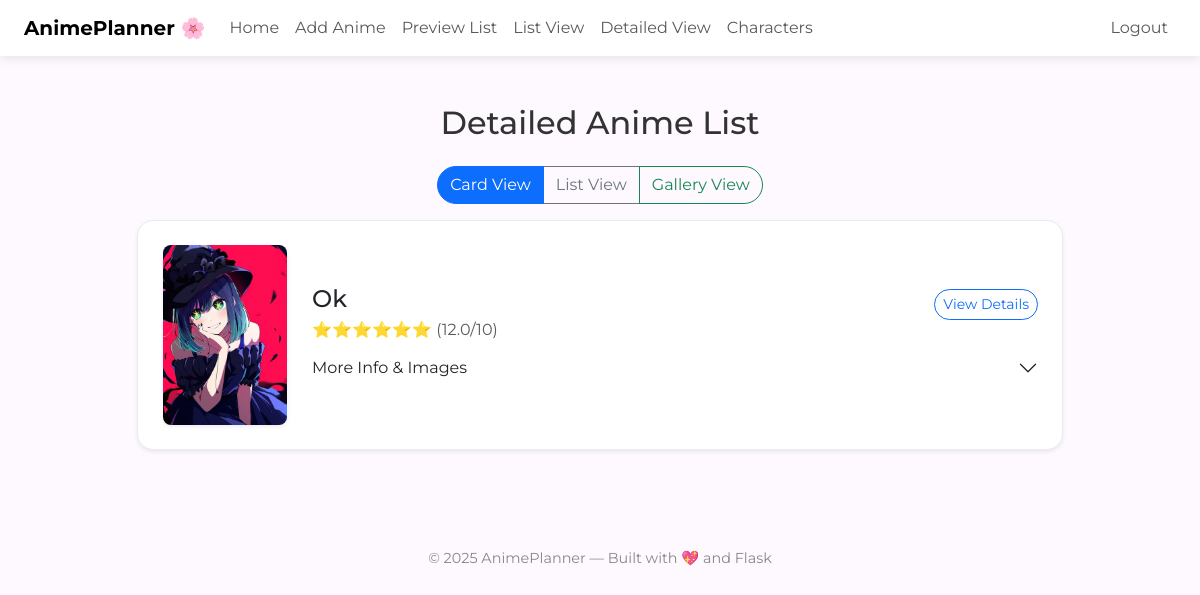
The page /list_detail (signed in) on the database its author committed.
### tables this page shows
CREATE TABLE anime_detail (
            id INTEGER PRIMARY KEY AUTOINCREMENT,
            anime_id INTEGER NOT NULL,
            extra_notes TEXT,
            images TEXT,
            story_rating REAL,
            visual_rating REAL,
            sound_rating REAL,
            lessons TEXT,
            rating_note TEXT,
            favorite_episodes TEXT,
            poster_url TEXT,
            background_url TEXT,
            FOREIGN KEY(anime_id) REFERENCES anime(id) ON DELETE CASCADE
        );

CREATE TABLE anime (
            id INTEGER PRIMARY KEY AUTOINCREMENT,
            title TEXT NOT NULL,
            rating REAL,
            thoughts TEXT,
            date TEXT,
            sequel TEXT,
            details_url TEXT,
            background_url TEXT,
            user_id INTEGER,
            FOREIGN KEY(user_id) REFERENCES users(id) ON DELETE SET NULL
        );

### app.py (the view)
@app.route("/list_detail")
@login_required
def list_detail():
    conn = get_db_dict()
    db = conn.cursor()
    user_id = session.get("user_id")
    db.execute("""
        SELECT a.id, a.title, a.rating, a.thoughts,
               d.extra_notes, d.poster_url, d.images
        FROM anime a
        LEFT JOIN anime_detail d ON a.id = d.anime_id
        WHERE a.user_id = ?
        ORDER BY a.id DESC
    """, (user_id,))
    anime_list = db.fetchall()
    for anime in anime_list:
        images_data = anime.get('images')
        if images_data and isinstance(images_data, str):
            try:
                loaded_images = json.loads(images_data)
                anime['images'] = loaded_images if isinstance(loaded_images, list) else []
            except (json.JSONDecodeError, TypeError):
                anime['images'] = []
        elif not isinstance(images_data, list):
            anime['images'] = []
    db.execute("SELECT anime_id FROM anime_detail ad JOIN anime a ON ad.anime_id = a.id WHERE a.user_id = ?", (user_id,))
    detail_ids = set(row['anime_id'] for row in db.fetchall())
    db.close()
    conn.close()
    return render_template("list_detail.html", anime_list=anime_list, detail_ids=detail_ids)

### app.py (called while the page is built)
def login_required(f):
    @wraps(f)
    def wrapper(*args, **kwargs):
        if "user_id" not in session:
            flash("Login required.")
            return redirect("/login")
        return f(*args, **kwargs)
    return wrapper

def dict_factory(cursor, row):
    d = {}
    for idx, col in enumerate(cursor.description):
        d[col[0]] = row[idx]
    return d

def get_db_dict():
    conn = sqlite3.connect("anime.db")
    conn.row_factory = dict_factory
    return conn

@app.template_filter('render_stars')
def render_stars(value):
    try:
        value = float(value)
        full = int(value) // 2
        half = 1 if int(value) % 2 else 0
        return "⭐" * full + ("½" if half else "")
    except:
        return "N/A"

### templates/list_detail.html (shortened to what this page needs)
{% extends "layout.html" %}
{% block main %}
<h2 class="mb-4 text-center">Detailed Anime List</h2>
<div class="mb-3 text-center">
    <div class="btn-group" role="group">
        <button class="btn btn-outline-primary active" id="cardViewBtn">Card View</button>
        <button class="btn btn-outline-secondary" id="listViewBtn">List View</button>
        <button class="btn btn-outline-success" id="galleryViewBtn">Gallery View</button>
    </div>
</div>
{% if anime_list %}
    <div id="cardView" class="row justify-content-center">
        {% for anime in anime_list %}
        {% if anime.id|int in detail_ids %}
        <div class="col-md-10 mb-4">
            <div class="card shadow-sm border-light-subtle" style="border-radius: 1rem;">
                <div class="card-body p-4">
                    <div class="row align-items-center">
                        <div class="col-md-2 text-center">
                            {% set poster = anime.poster_url if anime.poster_url else None %}
                            {% set gallery = anime.images %}
                            {% set thumb = poster if poster else (gallery[0] if gallery and not gallery[0].startswith('http') else None) %}
                            {% if thumb %}
                            <img src="{{ thumb if thumb.startswith('http') else url_for('static', filename=thumb) }}" alt="Poster" class="img-fluid rounded-3 shadow-sm" style="max-height: 180px; object-fit: cover;">
                            {% else %}
                            <div class="bg-light rounded-3 d-flex align-items-center justify-content-center" style="height: 180px; width: 100%;">
                                <span class="text-muted small">No Image</span>
                            </div>
                            {% endif %}
                        </div>
                        <div class="col-md-10">
                            <div class="d-flex justify-content-between align-items-start">
                                <div>
                                    <h4 class="mb-1">{{ anime.title }}</h4>
                                    <p class="mb-2 text-warning fw-bold">{{ anime.rating|render_stars }} <span class="text-muted fw-normal">({{ anime.rating if anime.rating else 'N/A' }}/10)</span></p>
                                </div>
                                <a href="{{ url_for('detail', anime_id=anime.id) }}" class="btn btn-outline-primary btn-sm mt-1">View Details</a>
                            </div>
                            <div class="accordion accordion-flush" id="accordion-{{ anime.id }}">
                                <div class="accordion-item">
                                    <h2 class="accordion-header">
                                        <button class="accordion-button collapsed py-2 px-0" type="button" data-bs-toggle="collapse" data-bs-target="#collapse-{{ anime.id }}">
                                            More Info & Images
                                        </button>
                                    </h2>
                                </div>
                            </div>
                        </div>
                    </div>
                </div>
            </div>
        </div>
        {% endif %}
        {% endfor %}
    </div>
        {% set mak_bgs = ['mak.jpg', 'mak1.jpg', 'mak2.jpg', 'mak1.jpg', 'mak2.jpg', 'ai.jpg', 'wa.jpg'] %}
{% else %}
    <p class="text-center text-muted">No entries with details yet.</p>
{% endif %}
{% endblock %}

### static/style.css (style rules this page uses)
body { background-color: #fdf9ff; color: #333; }
.card { border-radius: 1.5rem; box-shadow: 0 10px 20px rgba(0,0,0,0.1); }
.btn { border-radius: 2rem; }
a { text-decoration: none; }

### templates/layout.html (style rules this page uses)
body { font-family: 'Montserrat', sans-serif; background-color: #fdf9ff; color: #333; }

### rows shown on the page
anime_detail: poster_url (picture), title "Ok", rating|render_stars "⭐⭐⭐⭐⭐⭐", rating "12.0"

### other values the page prints
{{ year if year else 2025 }} "2025"
